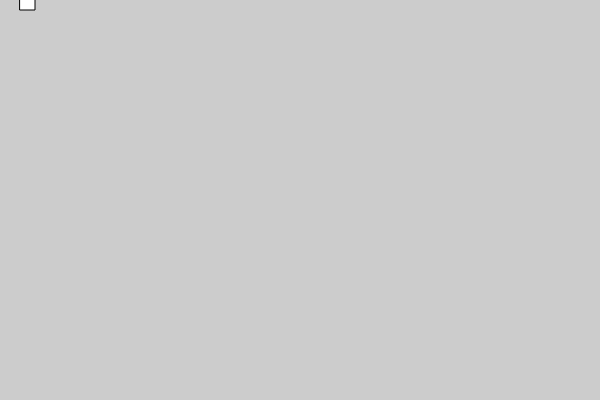
Frame 1 (no input)
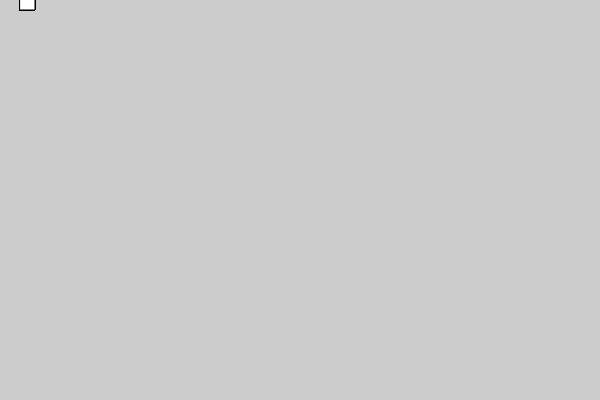
Frame 60 (no input)
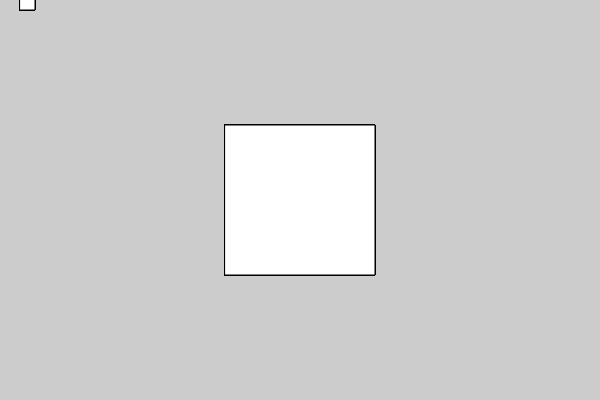
Frame 120 (the mouse pressed at the canvas centre since frame 60)

The p5.js sketch that drew these frames (run headless with seeded random() and noise() and a simulated clock; from frame 60 on, the mouse is pressed at the canvas centre):

// p5.js sketch
// ── sketch.js
function setup() {
  createCanvas(600, 400);
  background(204);
}

function draw() {
  push();
  translate(mouseX, mouseY);
  var scalar = mouseX / 60.0;
  scale(scalar);
  strokeWeight(1 / scalar);
  rect(-15, -15, 30, 30);
  pop();
  translate(35, 10);
  rect(-15, -15, 15, 15);
}
